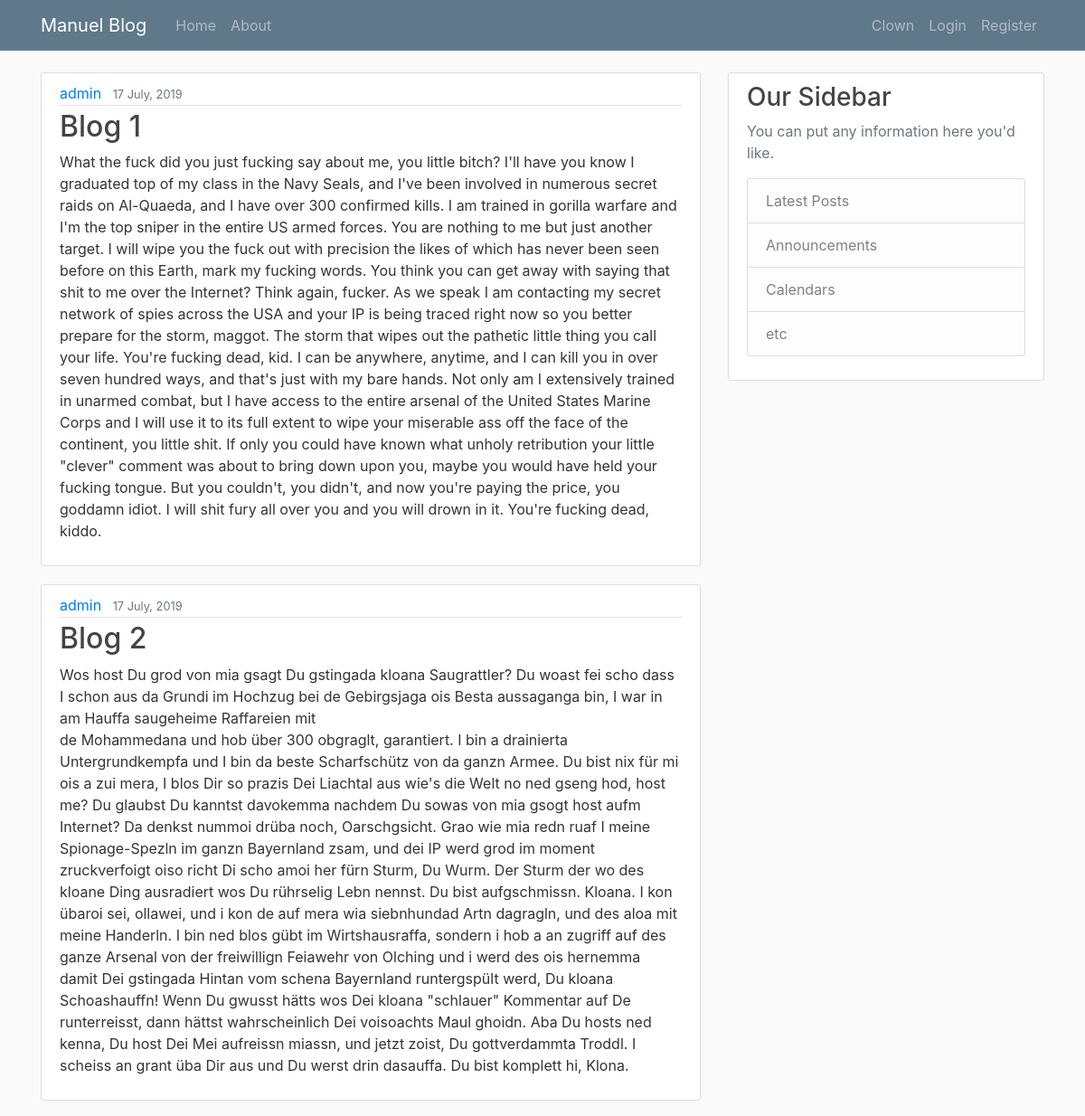
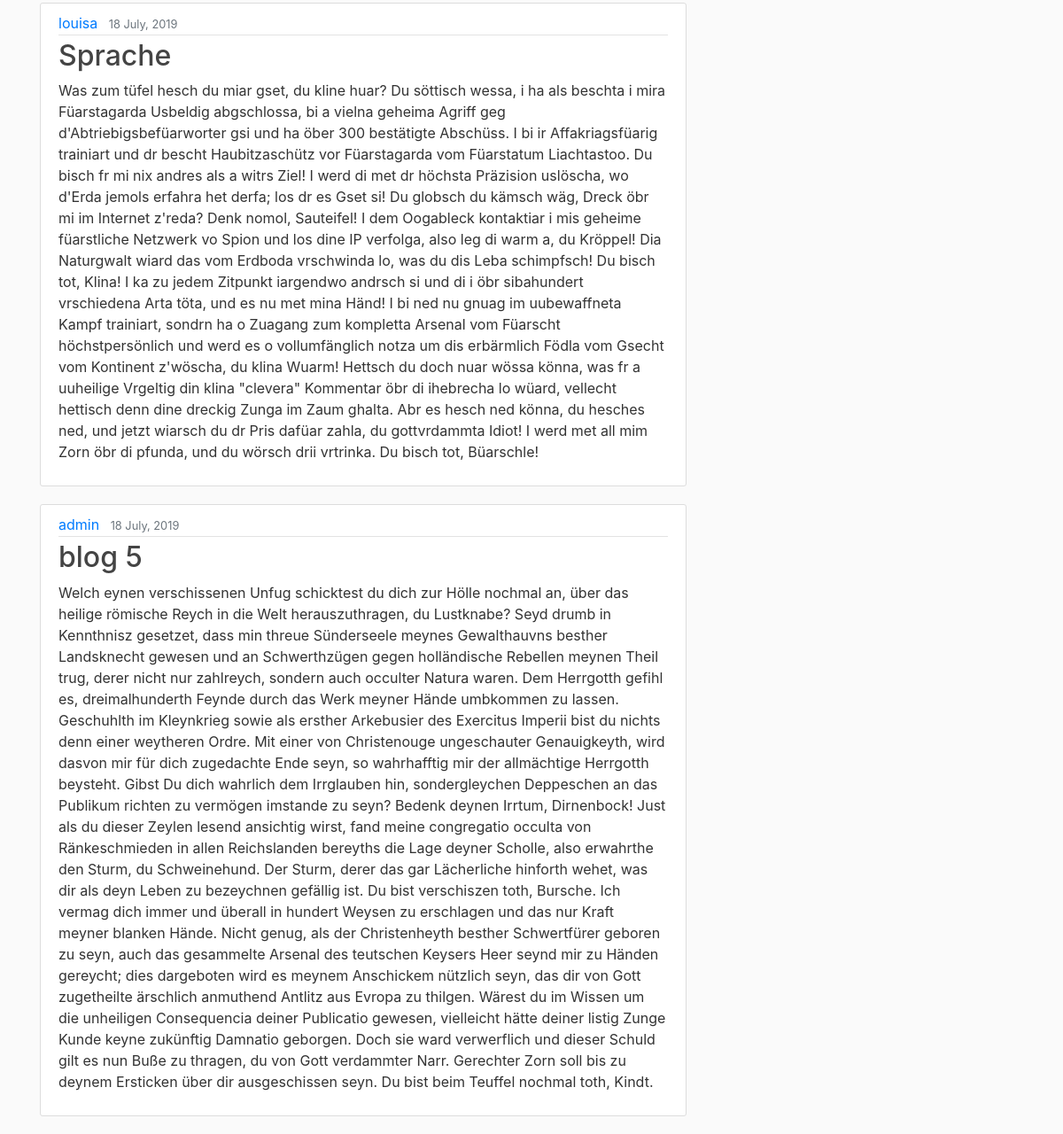
The page / on the database its author committed (2 pictures, top to bottom).
### blog/models.py (models this page shows, shortened)
class Post(models.Model):
    title = models.CharField(max_length=100)
    content = models.TextField()
    date_posted=models.DateField(default=timezone.now)
    author = models.ForeignKey(User, on_delete=models.CASCADE)

### blog/views.py (the view)
# urls.py: path('', views.home,name='blog-home'),
def home(request):
    context = {
        'posts': Post.objects.all()
    }
    return render(request, 'blog/home.html', context)

### blog/templates/blog/home.html
{% extends "blog/base.html" %}
{% block content %}
    {% for post in posts %}
        <article class="media content-section">
          <div class="media-body">
            <div class="article-metadata">
              <a class="mr-2" href="#">{{ post.author }}</a>
              <small class="text-muted">{{ post.date_posted|date:"d F, Y" }}</small>
            </div>
            <h2><a class="article-title" href="#">{{ post.title }}</a></h2>
            <p class="article-content">{{ post.content }}</p>
          </div>
        </article>
    {% endfor %}
{% endblock content %}

### blog/templates/blog/base.html (shortened to what this page needs)
{%load static %}
<!DOCTYPE html>
<html lang="en">
<head>
          <nav class="navbar navbar-expand-md navbar-dark bg-steel fixed-top">
        <div class="container">
          <a class="navbar-brand mr-4" href="/">Manuel Blog</a>
          <div class="collapse navbar-collapse" id="navbarToggle">
            <div class="navbar-nav mr-auto">
              <a class="nav-item nav-link" href="{% url 'blog-home' %}">Home</a>
              <a class="nav-item nav-link" href="{% url 'blog-about' %}">About</a>
            </div>
            <div class="navbar-nav">
                <a class="nav-item nav-link" href="https://media1.tenor.com/images/d3b1ad4b3b4badfe556c9b7f8358b072/tenor.gif?itemid=13934753">Clown</a>
                {% if user.is_authenticated %}
                    <a class="nav-item nav-link" href="{% url 'profile' %}"> Profile </a>
                    <a class="nav-item nav-link" href="{% url 'logout' %}"> Logout {{ user }}</a>
                {% else %}
                    <a class="nav-item nav-link" href="{% url 'login' %}">Login</a>
                    <a class="nav-item nav-link" href="{% url 'register' %}">Register</a>
                {% endif %}
            </div>
          </div>
        </div>
      </nav>
    <link rel="stylesheet" href="https://maxcdn.bootstrapcdn.com/bootstrap/4.0.0/css/bootstrap.min.css">
    <link rel="stylesheet" type="text/css" href="{% static 'blog/main.css' %}">
</head>
<body >
        <main role="main" class="container">
      <div class="row">
        <div class="col-md-8">
          {% block content %}{% endblock %}
        </div>
        <div class="col-md-4">
          <div class="content-section">
            <h3>Our Sidebar</h3>
            <p class='text-muted'>You can put any information here you'd like.
              <ul class="list-group">
                <li class="list-group-item list-group-item-light">Latest Posts</li>
                <li class="list-group-item list-group-item-light">Announcements</li>
                <li class="list-group-item list-group-item-light">Calendars</li>
                <li class="list-group-item list-group-item-light">etc</li>
              </ul>
            </p>
          </div>
        </div>
      </div>
    </main>
</body>
</html>

### blog/static/blog/main.css (style rules this page uses)
body { background: #fafafa; color: #333333; margin-top: 5rem; }
h1, h2, h3, h4, h5, h6 { color: #444444; }
ul { margin: 0; }
.bg-steel { background-color: #5f788a; }
.content-section { background: #ffffff; padding: 10px 20px; border: 1px solid #dddddd; border-radius: 3px; margin-bottom: 20px; }
.article-title { color: #444444; }
.article-content { white-space: pre-line; }
.article-metadata { padding-bottom: 1px; margin-bottom: 4px; border-bottom: 1px solid #e3e3e3 }

### rows shown on the page
Post: author "admin", date_posted "17 July, 2019", title "Blog 1", content "What the fuck did you just fucking say about me, you little bitch? I'll have you know I graduated top of my class in the Navy Seals, and I've been involved in numerous secret raids on Al-Quaeda, and I have over 300 confirmed kills. I am trained in gorilla warfare and I'm the top sniper in the entire US armed forces. You are nothing to me but just another target. I will wipe you the fuck out with precision the likes of which has never been seen before on this Earth, mark my fucking words. You think you can get away with saying that shit to me over the Internet? Think again, fucker. As we speak I am contacting my secret network of spies across the USA and your IP is being traced right now so…"
Post: author "admin", date_posted "17 July, 2019", title "Blog 2", content "Wos host Du grod von mia gsagt Du gstingada kloana Saugrattler? Du woast fei scho dass I schon aus da Grundi im Hochzug bei de Gebirgsjaga ois Besta aussaganga bin, I war in am Hauffa saugeheime Raffareien mit de Mohammedana und hob über 300 obgraglt, garantiert. I bin a drainierta Untergrundkempfa und I bin da beste Scharfschütz von da ganzn Armee. Du bist nix für mi ois a zui mera, I blos Dir so prazis Dei Liachtal aus wie's die Welt no ned gseng hod, host me? Du glaubst Du kanntst davokemma nachdem Du sowas von mia gsogt host aufm Internet? Da denkst nummoi drüba noch, Oarschgsicht. Grao wie mia redn ruaf I meine Spionage-Spezln im ganzn Bayernland zsam, und dei IP werd grod im moment…"
Post: author "louisa", date_posted "18 July, 2019", title "Sprache", content "Was zum tüfel hesch du miar gset, du kline huar? Du söttisch wessa, i ha als beschta i mira Füarstagarda Usbeldig abgschlossa, bi a vielna geheima Agriff geg d'Abtriebigsbefüarworter gsi und ha öber 300 bestätigte Abschüss. I bi ir Affakriagsfüarig trainiart und dr bescht Haubitzaschütz vor Füarstagarda vom Füarstatum Liachtastoo. Du bisch fr mi nix andres als a witrs Ziel! I werd di met dr höchsta Präzision uslöscha, wo d'Erda jemols erfahra het derfa; los dr es Gset si! Du globsch du kämsch wäg, Dreck öbr mi im Internet z'reda? Denk nomol, Sauteifel! I dem Oogableck kontaktiar i mis geheime füarstliche Netzwerk vo Spion und los dine IP verfolga, also leg di warm a, du Kröppel! Dia…"
Post: author "admin", date_posted "18 July, 2019", title "blog 5", content "Welch eynen verschissenen Unfug schicktest du dich zur Hölle nochmal an, über das heilige römische Reych in die Welt herauszuthragen, du Lustknabe? Seyd drumb in Kennthnisz gesetzet, dass min threue Sünderseele meynes Gewalthauvns besther Landsknecht gewesen und an Schwerthzügen gegen holländische Rebellen meynen Theil trug, derer nicht nur zahlreych, sondern auch occulter Natura waren. Dem Herrgotth gefihl es, dreimalhunderth Feynde durch das Werk meyner Hände umbkommen zu lassen. Geschuhlth im Kleynkrieg sowie als ersther Arkebusier des Exercitus Imperii bist du nichts denn einer weytheren Ordre. Mit einer von Christenouge ungeschauter Genauigkeyth, wird dasvon mir für dich zugedachte…"
